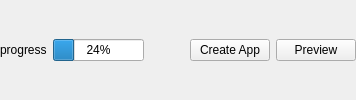
    <widget class="QWidget" name="widget" native="true">
     <property name="minimumSize">
      <size>
       <width>0</width>
       <height>0</height>
      </size>
     </property>
     <layout class="QVBoxLayout" name="verticalLayout_5">
      <property name="spacing">
       <number>6</number>
      </property>
      <property name="margin">
       <number>0</number>
      </property>
      <item>
       <layout class="QHBoxLayout" name="horizontalLayout_2">
        <property name="spacing">
         <number>6</number>
        </property>
        <item>
         <widget class="QLabel" name="progressLabel">
          <property name="text">
           <string>progress</string>
          </property>
         </widget>
        </item>
        <item>
         <widget class="QProgressBar" name="progressBar">
          <property name="value">
           <number>24</number>
          </property>
         </widget>
        </item>
        <item>
         <spacer name="horizontalSpacer_2">
          <property name="orientation">
           <enum>Qt::Horizontal</enum>
          </property>
          <property name="sizeHint" stdset="0">
           <size>
            <width>40</width>
            <height>20</height>
           </size>
          </property>
         </spacer>
        </item>
        <item>
         <widget class="QPushButton" name="buttonCreateApp">
          <property name="text">
           <string>Create App</string>
          </property>
          <property name="icon">
           <iconset resource="resources.qrc">
            <normaloff>:/plugins/qgis2ol/icons/ol.png</normaloff>:/plugins/qgis2ol/icons/ol.png</iconset>
          </property>
         </widget>
        </item>
        <item>
         <widget class="QPushButton" name="buttonPreview">
          <property name="text">
           <string>Preview</string>
          </property>
          <property name="icon">
           <iconset resource="resources.qrc">
            <normaloff>:/plugins/qgis2ol/icons/preview.gif</normaloff>:/plugins/qgis2ol/icons/preview.gif</iconset>
          </property>
         </widget>
        </item>
       </layout>
      </item>
     </layout>
    </widget>
